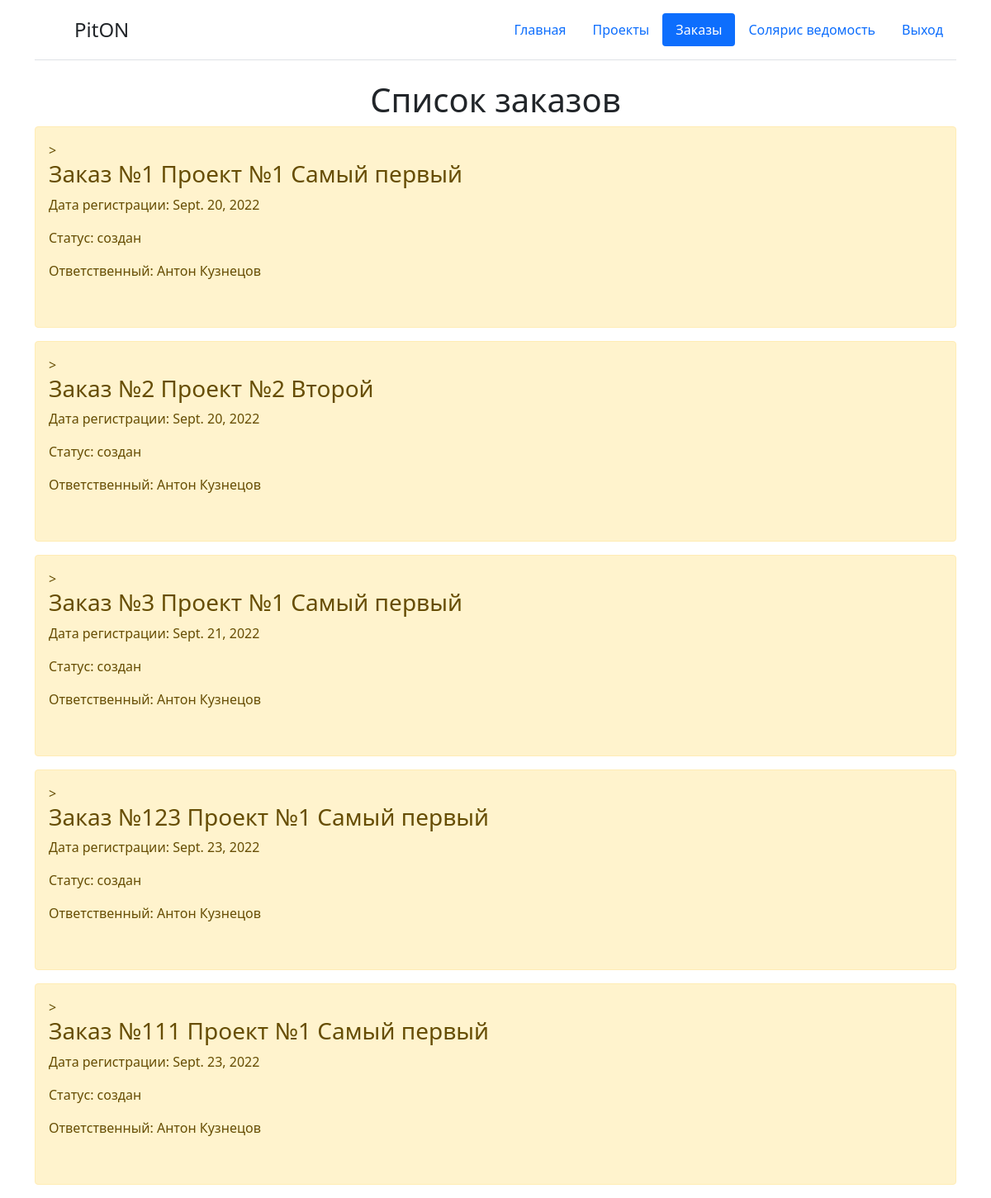
Page /home/zakaz/ (signed in) on the earlier database version.
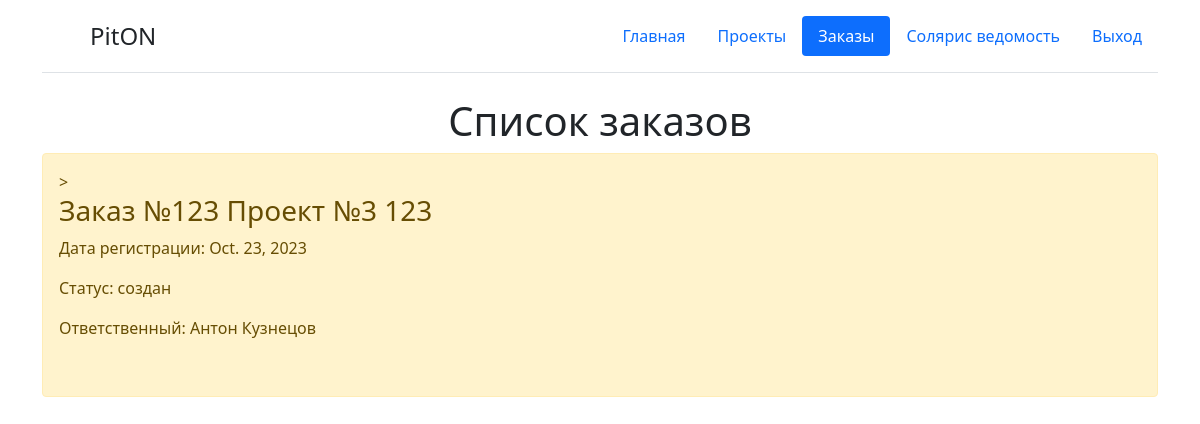
Same page on the later database version.
### solaris_vedomost/models.py (models this page shows, shortened)
class SolVed(models.Model):
    class Prom(models.Model):
        PROM = (
            ('Питон кама', 'Питон кама'),
            ('Солярис', 'Солярис')
        )
    class Stat(models.Model):
        STATUS = (
            ('создан', 'создан'),
            ('в работе', 'в работе'),
            ('на упаковке', 'на упаковке'),
            ('отгружен', 'отгружен'),
            ('завершён', 'завершён')
        )
    NomZak = models.CharField('Номер заказа', max_length=15)
    NomProj = models.ForeignKey(reg, db_index=True, max_length=100, on_delete=models.PROTECT, null=True)
    Date_creation = models.DateField('Дата создания', auto_now=True)
    Responsible = models.CharField('Отвественный', max_length=100)
    PromPlosh = models.CharField('Производственная площадка', default='Солярис', max_length=30, choices=Prom.PROM)
    Status = models.CharField('Статус', max_length=15, default='создан', choices=Stat.STATUS)
    uploadedFile = models.FileField(upload_to="Uploaded Files/", null=True)
    class Meta:
        verbose_name = 'Таблица Заказов'

### reg/models.py (models this page shows)
class reg(models.Model):
    class Stat(models.Model):
        STATUS = (
            ('создан', 'создан'),
            ('согласован', 'согласован'),
            ('в работе', 'в работе'),
            ('завершен', 'завершен')
        )
    numbers = models.CharField('Номер проекта', max_length=10)
    NameProg = models.CharField('Наименование', max_length=100)
    Date_born = models.DateField('Дата создания', auto_now=True)
    Responsible = models.CharField('Отвественный', max_length=100)
    Customer_company = models.CharField('', max_length=50)
    Adres_obj = models.TextField('Адрес объекта')
    Status = models.CharField('Статус', max_length=30, default='создан', choices=Stat.STATUS)
    def __str__(self):
        return 'Проект №' + self.numbers + ' ' + self.NameProg
    class Meta:
        verbose_name = 'Таблица регистрации'

### solaris_vedomost/views.py (the view)
# urls.py: path('zakaz/', spis_zakaz, name='zakazi'),
def spis_zakaz(request):
    date_spis_zakaz = SolVed.objects.all()
    return render(request, 'solaris_vedomost/spis_zakaz.html',
                  {'title': 'Зарегистрированные Заказы', 'date_spis_zakaz': date_spis_zakaz})

### templates/solaris_vedomost/spis_zakaz.html (shortened to what this page needs)
{% extends 'reg/base.html' %}
{% block content %}
    <h1 align="center">Список заказов</h1>
    {% for el in date_spis_zakaz %}
        <div {% if el.Status == 'создан' %}
                class="alert alert-warning" role="alert"
                {% elif el.Status == 'в работе' %}
                class="alert alert-danger" role="alert"
                {% elif el.Status == 'на упаковке' %}
                class="alert alert-success" role="alert"
                {% elif el.Status == 'отгружен' %}
                class="alert alert-secondary" role="alert"
                {% else %}
                class="alert alert-light" role="alert"
                {% endif %}>>
            <h3>Заказ №{{ el.NomZak }} {{ el.NomProj }}</h3>
            <p>Дата регистрации: {{ el.Date_creation }}</p>
            <p>Статус:   {{ el.Status }}</p>
            <p>Ответственный: {{ el.Responsible }}</p><br>
        </div>
    {% endfor %}
{% endblock %}

### templates/reg/base.html (shortened to what this page needs)
<!DOCTYPE html>
<html lang="ru">
<head>
    <link rel="stylesheet" href="https://cdn.jsdelivr.net/npm/bootstrap@5.1.3/dist/css/bootstrap.min.css">
</head>
{% if request.user.is_active %}
<body>
    <div class="container">
    <header class="d-flex flex-wrap justify-content-center py-3 mb-4 border-bottom">
      <a href="/" class="d-flex align-items-center mb-3 mb-md-0 me-md-auto text-dark text-decoration-none">
        <svg class="bi me-2" width="40" height="32"><use xlink:href="#bootstrap"></use></svg>
        <span class="fs-4">PitON</span>
      </a>
      <ul class="nav nav-pills">
        <li class="nav-item"><a href="{% url 'home' %}"
                                {% if 'glavn' in request.path %}
                                class="nav-link active"
                                {% else %}
                                class="nav-link"
                                {% endif %}
                                aria-current="page">Главная</a></li>
        <li class="nav-item"><a href="{% url 'regis' %}" {% if 'regis' in request.path %}class="nav-link active"{% else %}class="nav-link"{% endif %}>Проекты</a></li>
        <li class="nav-item"><a href="{% url 'zakazi' %}" {% if 'zakaz' in request.path %}class="nav-link active"{% else %}class="nav-link"{% endif %}>Заказы</a> </li>
        <li class="nav-item"><a href="{% url 'solved' %}" {% if 'sol' in request.path %}class="nav-link active"{% else %}class="nav-link"{% endif %}>Солярис ведомость</a></li>
        <li class="nav-item"><a href="{% url 'logout' %}" class="nav-link">Выход</a></li>
      </ul>
    </header>
  </div>
    <div class="container">
        {% block content %}{% endblock %}
    </div>
</body>
{% endif %}
</html>

Differences in the rows shown:
removed SolVed: NomZak "2", NomProj "Проект №2 Второй", Date_creation "Sept. 20, 2022", Status "создан", Responsible "Антон Кузнецов"
removed SolVed: NomZak "3", NomProj "Проект №1 Самый первый", Date_creation "Sept. 21, 2022", Status "создан", Responsible "Антон Кузнецов"
removed SolVed: NomZak "123", NomProj "Проект №1 Самый первый", Date_creation "Sept. 23, 2022", Status "создан", Responsible "Антон Кузнецов"
removed SolVed: NomZak "111", NomProj "Проект №1 Самый первый", Date_creation "Sept. 23, 2022", Status "создан", Responsible "Антон Кузнецов"
changed SolVed "создан": NomZak "1" → "123"; NomProj "Проект №1 Самый первый" → "Проект №3 123"; Date_creation "Sept. 20, 2022" → "Oct. 23, 2023"
